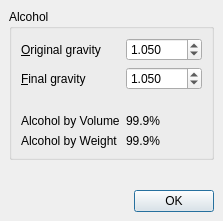
<?xml version="1.0" encoding="UTF-8"?>
<ui version="4.0">
 <class>AlcoholTool</class>
 <widget class="QDialog" name="AlcoholTool">
  <property name="geometry">
   <rect>
    <x>0</x>
    <y>0</y>
    <width>223</width>
    <height>221</height>
   </rect>
  </property>
  <property name="windowTitle">
   <string>Alcohol Tool</string>
  </property>
  <layout class="QVBoxLayout">
   <property name="spacing">
    <number>6</number>
   </property>
   <property name="margin">
    <number>9</number>
   </property>
   <item>
    <widget class="QGroupBox" name="alcoholbox">
     <property name="title">
      <string>Alcohol</string>
     </property>
     <layout class="QFormLayout" name="formLayout">
      <item row="0" column="0">
       <widget class="QLabel" name="oglabel">
        <property name="text">
         <string>&amp;Original gravity</string>
        </property>
        <property name="buddy">
         <cstring>og</cstring>
        </property>
       </widget>
      </item>
      <item row="0" column="1">
       <widget class="QDoubleSpinBox" name="og">
        <property name="whatsThis">
         <string>Enter the measured original gravity of your batch</string>
        </property>
        <property name="accelerated">
         <bool>true</bool>
        </property>
        <property name="decimals">
         <number>3</number>
        </property>
        <property name="minimum">
         <double>0.900000000000000</double>
        </property>
        <property name="maximum">
         <double>1.400000000000000</double>
        </property>
        <property name="singleStep">
         <double>0.001000000000000</double>
        </property>
        <property name="value">
         <double>1.050000000000000</double>
        </property>
       </widget>
      </item>
      <item row="1" column="0">
       <widget class="QLabel" name="fglabel">
        <property name="text">
         <string>&amp;Final gravity</string>
        </property>
        <property name="buddy">
         <cstring>fg</cstring>
        </property>
       </widget>
      </item>
      <item row="1" column="1">
       <widget class="QDoubleSpinBox" name="fg">
        <property name="whatsThis">
         <string>Enter the measured final gravity of your batch</string>
        </property>
        <property name="accelerated">
         <bool>true</bool>
        </property>
        <property name="decimals">
         <number>3</number>
        </property>
        <property name="minimum">
         <double>0.900000000000000</double>
        </property>
        <property name="maximum">
         <double>1.400000000000000</double>
        </property>
        <property name="singleStep">
         <double>0.001000000000000</double>
        </property>
        <property name="value">
         <double>1.050000000000000</double>
        </property>
       </widget>
      </item>
      <item row="2" column="0">
       <spacer>
        <property name="orientation">
         <enum>Qt::Vertical</enum>
        </property>
        <property name="sizeType">
         <enum>QSizePolicy::Fixed</enum>
        </property>
        <property name="sizeHint" stdset="0">
         <size>
          <width>20</width>
          <height>12</height>
         </size>
        </property>
       </spacer>
      </item>
      <item row="3" column="0">
       <widget class="QLabel" name="abvlabel">
        <property name="text">
         <string>Alcohol by Volume</string>
        </property>
       </widget>
      </item>
      <item row="4" column="0">
       <widget class="QLabel" name="abwlabel">
        <property name="text">
         <string>Alcohol by Weight</string>
        </property>
       </widget>
      </item>
      <item row="4" column="1">
       <widget class="QLabel" name="abw">
        <property name="text">
         <string>99.9%</string>
        </property>
       </widget>
      </item>
      <item row="3" column="1">
       <widget class="QLabel" name="abv">
        <property name="text">
         <string>99.9%</string>
        </property>
       </widget>
      </item>
     </layout>
    </widget>
   </item>
   <item>
    <spacer name="verticalSpacer">
     <property name="orientation">
      <enum>Qt::Vertical</enum>
     </property>
     <property name="sizeHint" stdset="0">
      <size>
       <width>20</width>
       <height>40</height>
      </size>
     </property>
    </spacer>
   </item>
   <item>
    <widget class="QDialogButtonBox" name="buttonbox">
     <property name="orientation">
      <enum>Qt::Horizontal</enum>
     </property>
     <property name="standardButtons">
      <set>QDialogButtonBox::Ok</set>
     </property>
    </widget>
   </item>
  </layout>
 </widget>
 <tabstops>
  <tabstop>og</tabstop>
  <tabstop>fg</tabstop>
 </tabstops>
 <resources/>
 <connections>
  <connection>
   <sender>buttonbox</sender>
   <signal>accepted()</signal>
   <receiver>AlcoholTool</receiver>
   <slot>close()</slot>
   <hints>
    <hint type="sourcelabel">
     <x>118</x>
     <y>195</y>
    </hint>
    <hint type="destinationlabel">
     <x>118</x>
     <y>108</y>
    </hint>
   </hints>
  </connection>
 </connections>
</ui>
